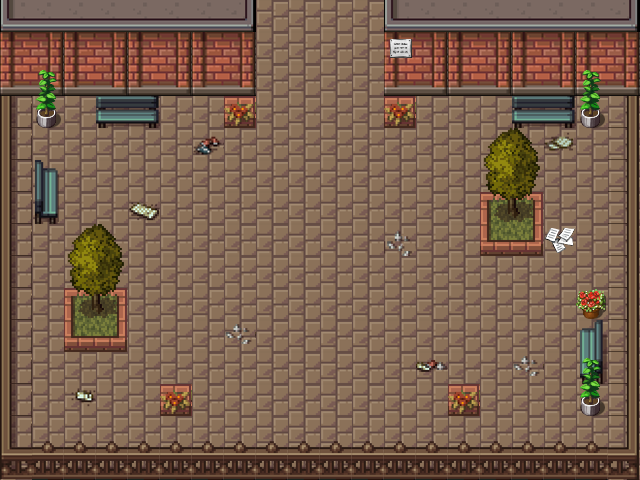

This is a level from a 2D game, rendered from its Tiled map with the project's own tilesets. A one-line summary and the map file follow, with tile-layer data summarised:
An orthogonal 20x15 tile map with 32x32 px tiles, 4 tile layers (Colisiones, suelo, Objetos 1, Objetos2).

<map version="1.5" tiledversion="1.5.0" orientation="orthogonal" renderorder="right-down" width="20" height="15" tilewidth="32" tileheight="32" infinite="0" nextlayerid="7" nextobjectid="1">
 <editorsettings>
  <export format="tmx" />
 </editorsettings>
 <tileset firstgid="1" source="aaa.tsx" />
 <layer id="6" name="Colisiones" width="20" height="15">
  <data>[300 cells, 118 non-empty, 1 distinct tile ids]</data>
 </layer>
 <layer id="1" name="suelo" width="20" height="15">
  <data>[300 cells, 300 non-empty, 8 distinct tile ids]</data>
 </layer>
 <layer id="2" name="Objetos 1" width="20" height="15">
  <data>[300 cells, 93 non-empty, 27 distinct tile ids]</data>
 </layer>
 <layer id="3" name="Objetos2" width="20" height="15">
  <data>[300 cells, 20 non-empty, 11 distinct tile ids]</data>
 </layer>
</map>
